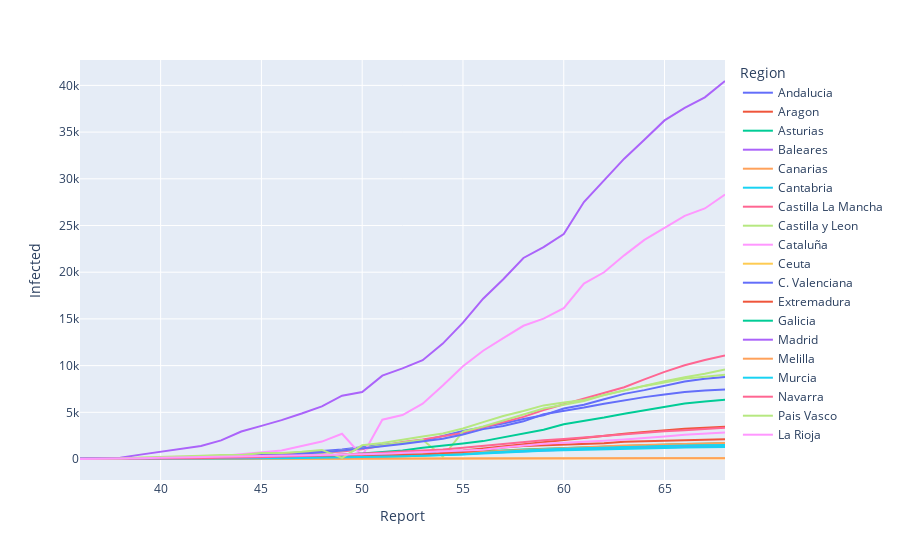

Here is the notebook cell this chart was saved with:
### Markdown cell above
#### Infected per Region

### Code cell
# plotly express - creating the first plot: fig_ccaa_infected
fig_ccaa_infected = px.line(df_ccaa, x="Report", y="Infected", color="Region")
fig_ccaa_infected.show()

### Figure 1 — Plotly figure (JSON) as saved in the notebook; plotly's stock layout.template omitted (floating-point values rounded to 4 significant figures)
{"data": [{"hoverlabel": {"namelength": 0}, "hovertemplate": "Region=Andalucia<br>Report=%{x}<br>Infected=%{y}", "legendgroup": "Andalucia", "line": {"color": "#636efa", "dash": "solid"}, "mode": "lines", "name": "Andalucia", "showlegend": true, "type": "scatter", "x": [36, 37, 38, 39, 40, 41, 42, 43, 44, 45, 46, 47, 48, 49, 50, 51, 52, 53, 54, 55, 56, 57, 58, 59, 60, 61, 62, 63, 64, 65, 66, 67, 68], "xaxis": "x", "y": [13, 12, 21, 54, 71, 90, 115, 219, 269, 437, 554, 683, 859, 1008, 1287, 1515, 1725, 1960, 2471, 3010, 3406, 3793, 4277, 4682, 5405, 5818, 6392, 6972, 7374, 7869, 8301, 8581, 8767], "yaxis": "y"}, {"hoverlabel": {"namelength": 0}, "hovertemplate": "Region=Aragon<br>Report=%{x}<br>Infected=%{y}", "legendgroup": "Aragon", "line": {"color": "#EF553B", "dash": "solid"}, "mode": "lines", "name": "Aragon", "showlegend": true, "type": "scatter", "x": [36, 37, 38, 39, 40, 41, 42, 43, 44, 45, 46, 47, 48, 49, 50, 51, 52, 53, 54, 55, 56, 57, 58, 59, 60, 61, 62, 63, 64, 65, 66, 67, 68], "xaxis": "x", "y": [0, 1, 6, 13, 38, 45, 64, 80, 80, 147, 174, 207, 226, 281, 360, 424, 532, 638, 758, 907, 1116, 1338, 1592, 1858, 2078, 2272, 2491, 2700, 2889, 3078, 3232, 3347, 3449], "yaxis": "y"}, {"hoverlabel": {"namelength": 0}, "hovertemplate": "Region=Asturias<br>Report=%{x}<br>Infected=%{y}", "legendgroup": "Asturias", "line": {"color": "#00cc96", "dash": "solid"}, "mode": "lines", "name": "Asturias", "showlegend": true, "type": "scatter", "x": [36, 37, 38, 39, 40, 41, 42, 43, 44, 45, 46, 47, 48, 49, 50, 51, 52, 53, 54, 55, 56, 57, 58, 59, 60, 61, 62, 63, 64, 65, 66, 67, 68], "xaxis": "x", "y": [2, 5, 5, 7, 22, 32, 47, 67, 92, 137, 177, 193, 242, 292, 344, 486, 545, 594, 662, 779, 841, 900, 1004, 1088, 1158, 1236, 1322, 1384, 1433, 1522, 1605, 1646, 1679], "yaxis": "y"}, {"hoverlabel": {"namelength": 0}, "hovertemplate": "Region=Baleares<br>Report=%{x}<br>Infected=%{y}", "legendgroup": "Baleares", "line": {"color": "#ab63fa", "dash": "solid"}, "mode": "lines", "name": "Baleares", "showlegend": true, "type": "scatter", "x": [36, 37, 38, 39, 40, 41, 42, 43, 44, 45, 46, 47, 48, 49, 50, 51, 52, 53, 54, 55, 56, 57, 58, 59, 60, 61, 62, 63, 64, 65, 66, 67, 68], "xaxis": "x", "y": [5, 6, 6, 11, 13, 16, 22, 30, 28, 28, 73, 92, 112, 169, 203, 246, 331, 400, 478, 562, 660, 755, 862, 958, 1000, 1069, 1131, 1204, 1257, 1271, 1293, 1320, 1369], "yaxis": "y"}, {"hoverlabel": {"namelength": 0}, "hovertemplate": "Region=Canarias<br>Report=%{x}<br>Infected=%{y}", "legendgroup": "Canarias", "line": {"color": "#FFA15A", "dash": "solid"}, "mode": "lines", "name": "Canarias", "showlegend": true, "type": "scatter", "x": [36, 37, 38, 39, 40, 41, 42, 43, 44, 45, 46, 47, 48, 49, 50, 51, 52, 53, 54, 55, 56, 57, 58, 59, 60, 61, 62, 63, 64, 65, 66, 67, 68], "xaxis": "x", "y": [7, 8, 11, 22, 25, 37, 51, 70, 90, 109, 119, 148, 181, 220, 287, 348, 414, 481, 557, 657, 784, 878, 1025, 1125, 1204, 1262, 1380, 1444, 1490, 1564, 1622, 1649, 1725], "yaxis": "y"}, {"hoverlabel": {"namelength": 0}, "hovertemplate": "Region=Cantabria<br>Report=%{x}<br>Infected=%{y}", "legendgroup": "Cantabria", "line": {"color": "#19d3f3", "dash": "solid"}, "mode": "lines", "name": "Cantabria", "showlegend": true, "type": "scatter", "x": [36, 37, 38, 39, 40, 41, 42, 43, 44, 45, 46, 47, 48, 49, 50, 51, 52, 53, 54, 55, 56, 57, 58, 59, 60, 61, 62, 63, 64, 65, 66, 67, 68], "xaxis": "x", "y": [10, 10, 10, 12, 12, 12, 16, 29, 31, 51, 58, 58, 68, 83, 144, 215, 282, 347, 425, 510, 671, 810, 937, 1023, 1100, 1171, 1213, 1268, 1321, 1384, 1441, 1483, 1501], "yaxis": "y"}, {"hoverlabel": {"namelength": 0}, "hovertemplate": "Region=Castilla La Mancha<br>Report=%{x}<br>Infected=%{y}", "legendgroup": "Castilla La Mancha", "line": {"color": "#FF6692", "dash": "solid"}, "mode": "lines", "name": "Castilla La Mancha", "showlegend": true, "type": "scatter", "x": [36, 37, 38, 39, 40, 41, 42, 43, 44, 45, 46, 47, 48, 49, 50, 51, 52, 53, 54, 55, 56, 57, 58, 59, 60, 61, 62, 63, 64, 65, 66, 67, 68], "xaxis": "x", "y": [12, 13, 15, 26, 39, 71, 115, 194, 289, 401, 567, 567, 675, 801, 1044, 1423, 1819, 2078, 2465, 2780, 3383, 3934, 4512, 5246, 5858, 6424, 7047, 7682, 8523, 9324, 10031, 10602, 11077], "yaxis": "y"}, {"hoverlabel": {"namelength": 0}, "hovertemplate": "Region=Castilla y Leon<br>Report=%{x}<br>Infected=%{y}", "legendgroup": "Castilla y Leon", "line": {"color": "#B6E880", "dash": "solid"}, "mode": "lines", "name": "Castilla y Leon", "showlegend": true, "type": "scatter", "x": [36, 37, 38, 39, 40, 41, 42, 43, 44, 45, 46, 47, 48, 49, 50, 51, 52, 53, 54, 55, 56, 57, 58, 59, 60, 61, 62, 63, 64, 65, 66, 67, 68], "xaxis": "x", "y": [11, 11, 14, 23, 56, 71, 92, 169, 223, 292, 334, 431, 668, 868, 1147, 1466, 1744, 2055, 246, 2940, 3488, 4132, 4791, 5414, 5801, 6211, 6847, 7355, 7875, 8332, 8749, 9116, 9581], "yaxis": "y"}, {"hoverlabel": {"namelength": 0}, "hovertemplate": "Region=Cataluña<br>Report=%{x}<br>Infected=%{y}", "legendgroup": "Cataluña", "line": {"color": "#FF97FF", "dash": "solid"}, "mode": "lines", "name": "Cataluña", "showlegend": true, "type": "scatter", "x": [36, 37, 38, 39, 40, 41, 42, 43, 44, 45, 46, 47, 48, 49, 50, 51, 52, 53, 54, 55, 56, 57, 58, 59, 60, 61, 62, 63, 64, 65, 66, 67, 68], "xaxis": "x", "y": [15, 24, 24, 75, 124, 156, 260, 316, 509, 715, 903, 1394, 1865, 2702, 327, 4203, 4704, 5925, 7864, 9937, 11592, 12940, 14263, 15026, 16157, 18773, 19991, 21804, 23460, 24734, 26032, 26824, 28323], "yaxis": "y"}, {"hoverlabel": {"namelength": 0}, "hovertemplate": "Region=Ceuta<br>Report=%{x}<br>Infected=%{y}", "legendgroup": "Ceuta", "line": {"color": "#FECB52", "dash": "solid"}, "mode": "lines", "name": "Ceuta", "showlegend": true, "type": "scatter", "x": [36, 37, 38, 39, 40, 41, 42, 43, 44, 45, 46, 47, 48, 49, 50, 51, 52, 53, 54, 55, 56, 57, 58, 59, 60, 61, 62, 63, 64, 65, 66, 67, 68], "xaxis": "x", "y": [0, 0, 0, 0, 0, 0, 0, 0, 0, 1, 1, 1, 1, 1, 5, 5, 5, 6, 6, 9, 10, 17, 17, 21, 25, 34, 51, 55, 62, 73, 83, 83, 83], "yaxis": "y"}, {"hoverlabel": {"namelength": 0}, "hovertemplate": "Region=C. Valenciana<br>Report=%{x}<br>Infected=%{y}", "legendgroup": "C. Valenciana", "line": {"color": "#636efa", "dash": "solid"}, "mode": "lines", "name": "C. Valenciana", "showlegend": true, "type": "scatter", "x": [36, 37, 38, 39, 40, 41, 42, 43, 44, 45, 46, 47, 48, 49, 50, 51, 52, 53, 54, 55, 56, 57, 58, 59, 60, 61, 62, 63, 64, 65, 66, 67, 68], "xaxis": "x", "y": [19, 19, 30, 37, 50, 65, 76, 94, 130, 409, 409, 541, 726, 921, 1105, 1363, 1604, 1901, 2167, 2616, 3200, 3532, 4034, 4784, 5110, 5508, 5922, 6308, 6624, 6901, 7184, 7334, 7443], "yaxis": "y"}, {"hoverlabel": {"namelength": 0}, "hovertemplate": "Region=Extremadura<br>Report=%{x}<br>Infected=%{y}", "legendgroup": "Extremadura", "line": {"color": "#EF553B", "dash": "solid"}, "mode": "lines", "name": "Extremadura", "showlegend": true, "type": "scatter", "x": [36, 37, 38, 39, 40, 41, 42, 43, 44, 45, 46, 47, 48, 49, 50, 51, 52, 53, 54, 55, 56, 57, 58, 59, 60, 61, 62, 63, 64, 65, 66, 67, 68], "xaxis": "x", "y": [6, 6, 6, 7, 8, 9, 19, 39, 66, 95, 111, 153, 194, 241, 297, 354, 384, 493, 636, 742, 969, 1231, 1394, 1456, 1560, 1628, 1679, 1837, 1893, 1979, 2047, 2068, 2116], "yaxis": "y"}, {"hoverlabel": {"namelength": 0}, "hovertemplate": "Region=Galicia<br>Report=%{x}<br>Infected=%{y}", "legendgroup": "Galicia", "line": {"color": "#00cc96", "dash": "solid"}, "mode": "lines", "name": "Galicia", "showlegend": true, "type": "scatter", "x": [36, 37, 38, 39, 40, 41, 42, 43, 44, 45, 46, 47, 48, 49, 50, 51, 52, 53, 54, 55, 56, 57, 58, 59, 60, 61, 62, 63, 64, 65, 66, 67, 68], "xaxis": "x", "y": [1, 1, 3, 6, 22, 39, 35, 85, 115, 195, 245, 292, 341, 453, 578, 739, 915, 1208, 1415, 1653, 1915, 2322, 2772, 3139, 3723, 4039, 4432, 4842, 5219, 5625, 5944, 6151, 6331], "yaxis": "y"}, {"hoverlabel": {"namelength": 0}, "hovertemplate": "Region=Madrid<br>Report=%{x}<br>Infected=%{y}", "legendgroup": "Madrid", "line": {"color": "#ab63fa", "dash": "solid"}, "mode": "lines", "name": "Madrid", "showlegend": true, "type": "scatter", "x": [36, 37, 38, 39, 40, 41, 42, 43, 44, 45, 46, 47, 48, 49, 50, 51, 52, 53, 54, 55, 56, 57, 58, 59, 60, 61, 62, 63, 64, 65, 66, 67, 68], "xaxis": "x", "y": [70, 90, 137, 469, 782, 1024, 1388, 1990, 2940, 3544, 4165, 4871, 5637, 6777, 7165, 8921, 9702, 10575, 12352, 14597, 17166, 19243, 21520, 22677, 24090, 27509, 29840, 32155, 34188, 36249, 37584, 38723, 40469], "yaxis": "y"}, {"hoverlabel": {"namelength": 0}, "hovertemplate": "Region=Melilla<br>Report=%{x}<br>Infected=%{y}", "legendgroup": "Melilla", "line": {"color": "#FFA15A", "dash": "solid"}, "mode": "lines", "name": "Melilla", "showlegend": true, "type": "scatter", "x": [36, 37, 38, 39, 40, 41, 42, 43, 44, 45, 46, 47, 48, 49, 50, 51, 52, 53, 54, 55, 56, 57, 58, 59, 60, 61, 62, 63, 64, 65, 66, 67, 68], "xaxis": "x", "y": [0, 0, 0, 0, 0, 0, 0, 2, 3, 8, 8, 17, 20, 23, 24, 25, 25, 28, 28, 38, 39, 42, 45, 48, 51, 54, 62, 62, 70, 79, 83, 86, 92], "yaxis": "y"}, {"hoverlabel": {"namelength": 0}, "hovertemplate": "Region=Murcia<br>Report=%{x}<br>Infected=%{y}", "legendgroup": "Murcia", "line": {"color": "#19d3f3", "dash": "solid"}, "mode": "lines", "name": "Murcia", "showlegend": true, "type": "scatter", "x": [36, 37, 38, 39, 40, 41, 42, 43, 44, 45, 46, 47, 48, 49, 50, 51, 52, 53, 54, 55, 56, 57, 58, 59, 60, 61, 62, 63, 64, 65, 66, 67, 68], "xaxis": "x", "y": [0, 0, 0, 4, 9, 11, 26, 35, 47, 71, 77, 97, 122, 167, 204, 240, 296, 345, 385, 477, 596, 714, 802, 872, 939, 974, 1041, 1084, 1145, 1188, 1235, 1259, 1283], "yaxis": "y"}, {"hoverlabel": {"namelength": 0}, "hovertemplate": "Region=Navarra<br>Report=%{x}<br>Infected=%{y}", "legendgroup": "Navarra", "line": {"color": "#FF6692", "dash": "solid"}, "mode": "lines", "name": "Navarra", "showlegend": true, "type": "scatter", "x": [36, 37, 38, 39, 40, 41, 42, 43, 44, 45, 46, 47, 48, 49, 50, 51, 52, 53, 54, 55, 56, 57, 58, 59, 60, 61, 62, 63, 64, 65, 66, 67, 68], "xaxis": "x", "y": [3, 3, 3, 3, 12, 46, 73, 130, 146, 183, 274, 313, 386, 482, 554, 664, 794, 886, 1014, 1197, 1411, 1641, 1829, 2011, 2146, 2305, 2497, 2682, 2836, 2972, 3073, 3231, 3355], "yaxis": "y"}, {"hoverlabel": {"namelength": 0}, "hovertemplate": "Region=Pais Vasco<br>Report=%{x}<br>Infected=%{y}", "legendgroup": "Pais Vasco", "line": {"color": "#B6E880", "dash": "solid"}, "mode": "lines", "name": "Pais Vasco", "showlegend": true, "type": "scatter", "x": [36, 37, 38, 39, 40, 41, 42, 43, 44, 45, 46, 47, 48, 49, 50, 51, 52, 53, 54, 55, 56, 57, 58, 59, 60, 61, 62, 63, 64, 65, 66, 67, 68], "xaxis": "x", "y": [17, 17, 45, 149, 195, 225, 346, 417, 417, 630, 630, 765, 973, 119, 1465, 1725, 2097, 2421, 2728, 3271, 3946, 4601, 5136, 5740, 6057, 6320, 6838, 7317, 7827, 8187, 8628, 8810, 9021], "yaxis": "y"}, {"hoverlabel": {"namelength": 0}, "hovertemplate": "Region=La Rioja<br>Report=%{x}<br>Infected=%{y}", "legendgroup": "La Rioja", "line": {"color": "#FF97FF", "dash": "solid"}, "mode": "lines", "name": "La Rioja", "showlegend": true, "type": "scatter", "x": [36, 37, 38, 39, 40, 41, 42, 43, 44, 45, 46, 47, 48, 49, 50, 51, 52, 53, 54, 55, 56, 57, 58, 59, 60, 61, 62, 63, 64, 65, 66, 67, 68], "xaxis": "x", "y": [7, 11, 29, 81, 144, 179, 205, 243, 278, 300, 312, 355, 419, 468, 497, 564, 654, 747, 802, 928, 995, 1236, 1436, 1629, 1733, 1810, 1960, 2083, 2224, 2405, 2592, 2719, 2846], "yaxis": "y"}], "layout": {"legend": {"title": {"text": "Region"}, "tracegroupgap": 0}, "margin": {"t": 60}, "xaxis": {"anchor": "y", "domain": [0, 1], "title": {"text": "Report"}}, "yaxis": {"anchor": "x", "domain": [0, 1], "title": {"text": "Infected"}}}}
